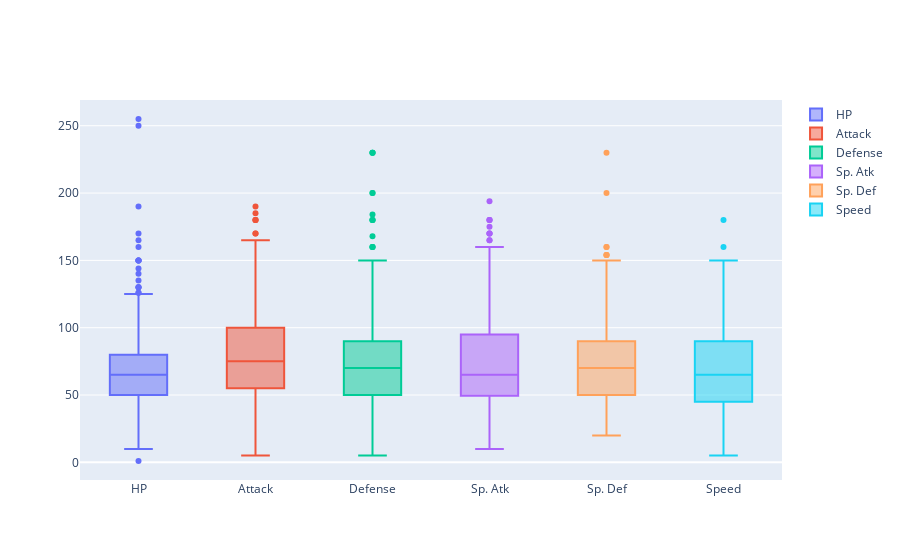

The notebook cell this image was saved under:
### Markdown cell above
Esta gráfica de violín no deja de ser otra forma también muy interesante de mostrar la distribución de todos los datos. 

Depende de la persona y de cómo te sea más sencillo visualizar los datos te irá mejor representarlas en un gráfico de violín o en un histograma como habíamos hecho anteriormente. 

Si me preguntáis a mi, en mi experiencia en este tema (que es poca porque estamos aún aprendiendo y acabamos de empezar como quien dice) mientras que el histograma es mucho más sencillo de cara a comparar las distintas distribuciones de cada estadística, el diagrama de violín nos muestra mucho más claramente los outliers de cada una de estas. 

Podemos observar lo que comentamos ahora mismo, pues en la estadística de HP sin ir más lejos podemos ver dos outliers muy bien definidos, uno en '(HP, 1)' y el otro en '(HP, 255)'.

***
#### 1.3.4.1. En diagrama de caja.

Pero si hay un método que definitivamente es el rey de mostrar outliers, ese es el diagrama de caja. Y ahora mostraremos nuestras estadísticas básicas en un diagrama de este tipo.

### Code cell
trace0 = go.Box(y=dataset["HP"],name="HP")
trace1 = go.Box(y=dataset["Attack"],name="Attack")
trace2 = go.Box(y=dataset["Defense"],name="Defense")
trace3 = go.Box(y=dataset["Sp. Atk"],name="Sp. Atk")
trace4 = go.Box(y=dataset["Sp. Def"],name="Sp. Def")
trace5 = go.Box(y=dataset["Speed"],name="Speed")
data = [trace0, trace1, trace2,trace3, trace4, trace5]
iplot(data)

### Figure 1 — Plotly figure (JSON) as saved in the notebook; plotly's stock layout.template omitted (floating-point values rounded to 4 significant figures; data arrays with more than 128 entries replaced by an {"elided": "..."} marker saying what was removed)
{"data": [{"name": "HP", "type": "box", "y": {"elided": "800 int values"}}, {"name": "Attack", "type": "box", "y": {"elided": "800 int values"}}, {"name": "Defense", "type": "box", "y": {"elided": "800 int values"}}, {"name": "Sp. Atk", "type": "box", "y": {"elided": "800 int values"}}, {"name": "Sp. Def", "type": "box", "y": {"elided": "800 int values"}}, {"name": "Speed", "type": "box", "y": {"elided": "800 int values"}}], "layout": {}}
